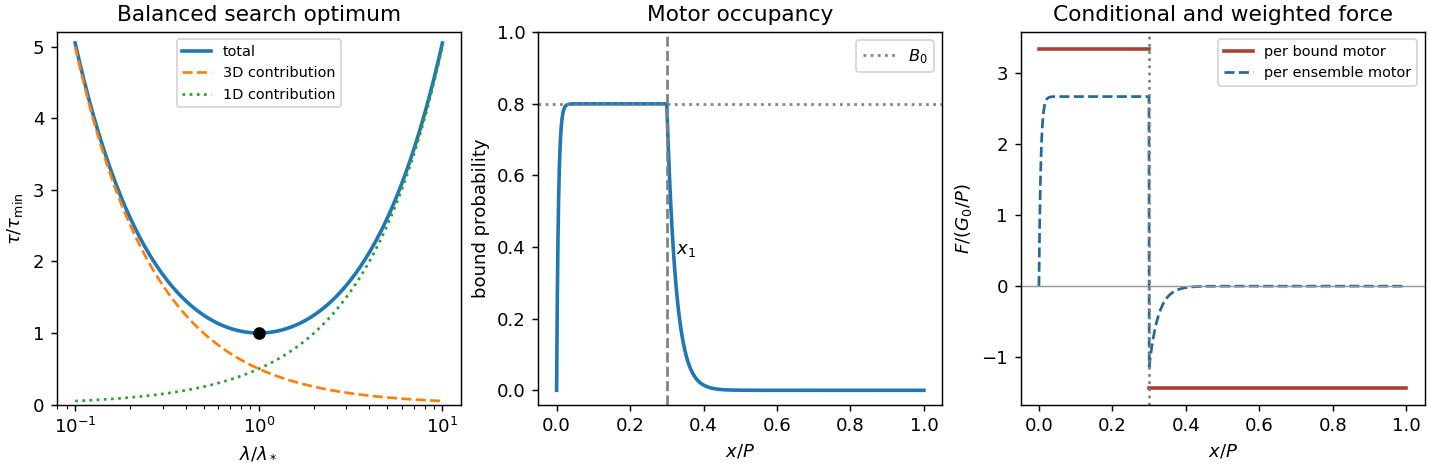

Python code for this plot:
"""Original model curves; Python 3.14, numpy 2.3.5, matplotlib 3.10.7."""
from pathlib import Path
import numpy as np
import matplotlib
matplotlib.use('Agg')
import matplotlib.pyplot as plt
fig, axes = plt.subplots(1, 3, figsize=(11, 3.6), layout='constrained')
u=np.logspace(-1, 1, 400)
a=axes[0]
a.plot(u, (u+1/u)/2, label='total', lw=2)
a.plot(u, 1/(2*u), '--', label='3D contribution')
a.plot(u, u/2, ':', label='1D contribution')
a.plot(1,1,'ko')
a.set(xscale='log', xlabel=r'$\lambda/\lambda_*$', ylabel=r'$\tau/\tau_{\min}$', title='Balanced search optimum', ylim=(0,5.2))
a.legend(fontsize=8)
x1=.3;k1=4.;k2=1.;v=.025;B0=k1/(k1+k2)
x=np.linspace(0,1,1600)
A=np.exp(-(k1+k2)*x1/v);Q=np.exp(-k2*(1-x1)/v)
incoming=Q*B0*(1-A)/(1-A*Q)
B=np.where(x<x1,B0+(incoming-B0)*np.exp(-(k1+k2)*x/v),B0*(1-A)/(1-A*Q)*np.exp(-k2*(x-x1)/v))
a=axes[1]
a.plot(x,B,lw=2)
a.axhline(B0,ls=':',color='0.5',label=r'$B_0$')
a.axvline(x1,ls='--',color='0.5')
a.text(x1+.025,.38,r'$x_1$')
a.set(xlabel=r'$x/P$',ylabel='bound probability',title='Motor occupancy',ylim=(-.04,1.0))
a.legend(fontsize=9)
a=axes[2]
a.plot([0,x1],[1/x1,1/x1],lw=2,color='#a64330',label='per bound motor')
a.plot([x1,1],[-1/(1-x1)]*2,lw=2,color='#a64330')
a.plot(x,B*np.where(x<x1,1/x1,-1/(1-x1)),ls='--',color='#23699b',label='per ensemble motor')
a.axhline(0,color='0.6',lw=.8)
a.axvline(x1,ls=':',color='0.5')
a.set(xlabel=r'$x/P$',ylabel=r'$F/(G_0/P)$',title='Conditional and weighted force')
a.legend(fontsize=8,loc='upper right')
fig.savefig(Path.cwd()/Path(__file__).with_suffix('.png').name,dpi=130,facecolor='white',transparent=False)
plt.close(fig)
